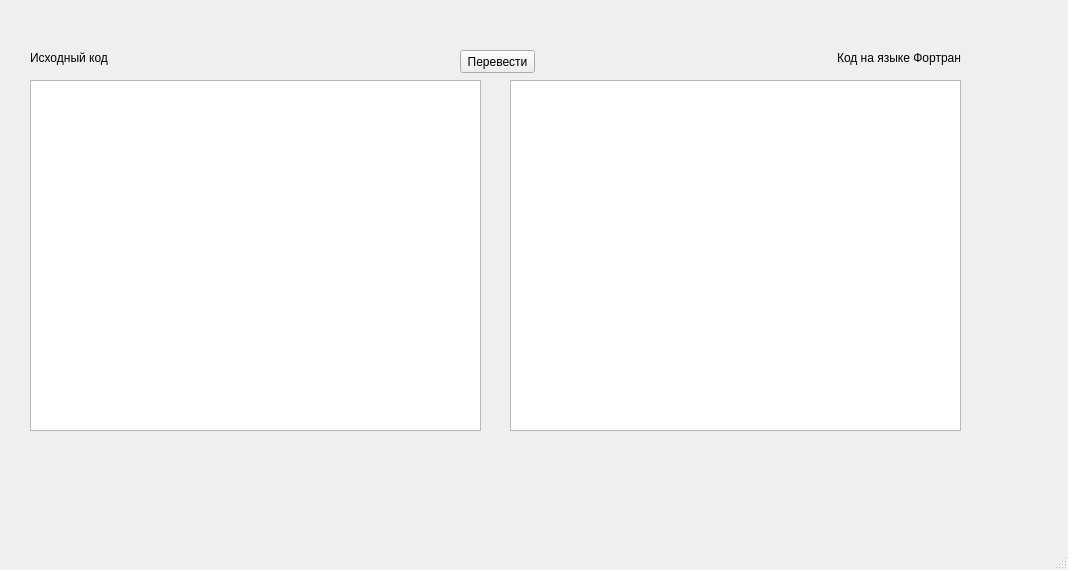
<?xml version="1.0" encoding="UTF-8"?>
<ui version="4.0">
 <class>MainWindow</class>
 <widget class="QMainWindow" name="MainWindow">
  <property name="geometry">
   <rect>
    <x>0</x>
    <y>0</y>
    <width>1068</width>
    <height>570</height>
   </rect>
  </property>
  <property name="windowTitle">
   <string>Трёхпроходный транслятор в Фортран</string>
  </property>
  <widget class="QWidget" name="centralwidget">
   <widget class="QTextEdit" name="textEdit">
    <property name="geometry">
     <rect>
      <x>30</x>
      <y>80</y>
      <width>451</width>
      <height>351</height>
     </rect>
    </property>
   </widget>
   <widget class="QPushButton" name="pushButton">
    <property name="geometry">
     <rect>
      <x>460</x>
      <y>50</y>
      <width>75</width>
      <height>23</height>
     </rect>
    </property>
    <property name="text">
     <string>Перевести</string>
    </property>
   </widget>
   <widget class="QTextEdit" name="textEdit_2">
    <property name="geometry">
     <rect>
      <x>510</x>
      <y>80</y>
      <width>451</width>
      <height>351</height>
     </rect>
    </property>
    <property name="readOnly">
     <bool>true</bool>
    </property>
   </widget>
   <widget class="QLabel" name="label">
    <property name="geometry">
     <rect>
      <x>30</x>
      <y>50</y>
      <width>91</width>
      <height>16</height>
     </rect>
    </property>
    <property name="text">
     <string>Исходный код</string>
    </property>
   </widget>
   <widget class="QLabel" name="label_2">
    <property name="geometry">
     <rect>
      <x>830</x>
      <y>50</y>
      <width>131</width>
      <height>16</height>
     </rect>
    </property>
    <property name="layoutDirection">
     <enum>Qt::LeftToRight</enum>
    </property>
    <property name="text">
     <string>Код на языке Фортран</string>
    </property>
    <property name="alignment">
     <set>Qt::AlignRight|Qt::AlignTrailing|Qt::AlignVCenter</set>
    </property>
   </widget>
  </widget>
  <widget class="QMenuBar" name="menubar">
   <property name="geometry">
    <rect>
     <x>0</x>
     <y>0</y>
     <width>1068</width>
     <height>21</height>
    </rect>
   </property>
  </widget>
  <widget class="QStatusBar" name="statusbar"/>
 </widget>
 <resources/>
 <connections/>
</ui>
